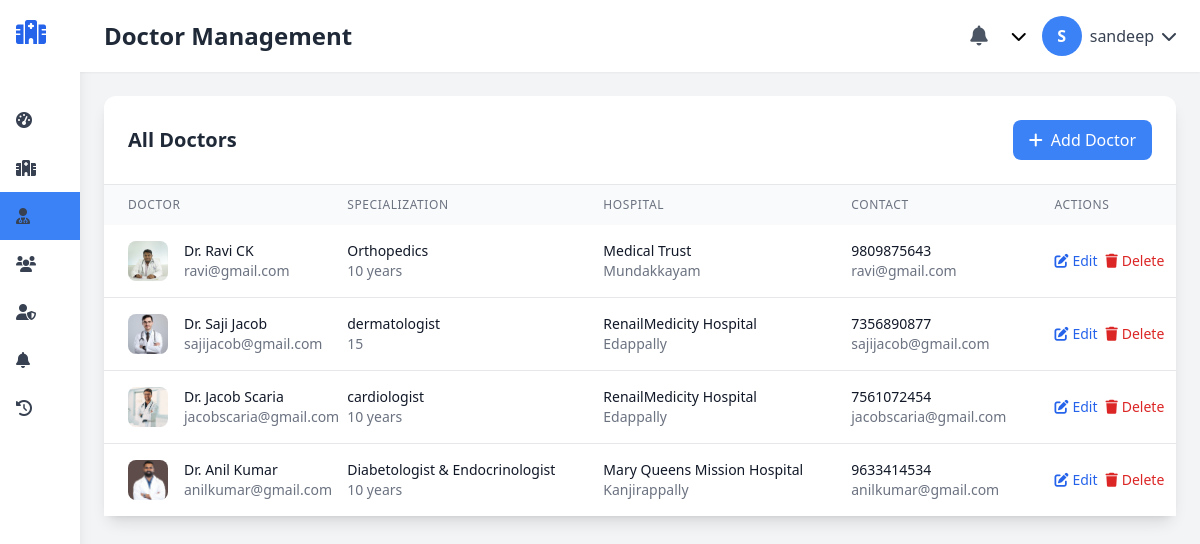
Screenshot of /admin-dashboard/doctors/ (signed in) with the database file from the repository.
### doctor/models.py (models this page shows, shortened)
class Doctor(models.Model):
    name = models.CharField(max_length=100)
    email = models.EmailField(unique=True)
    phone = models.CharField(max_length=15)
    password = models.CharField(max_length=50)
    specialization = models.CharField(max_length=100)
    hospital = models.ForeignKey(Hospital, on_delete=models.CASCADE)
    image = models.ImageField(upload_to="doctor_images/", blank=True, null=True)  # profile photo
    qualifications = models.CharField(max_length=255, blank=True, null=True)   # e.g. MBBS, MD
    experience = models.CharField(max_length=255, blank=True, null=True)  # e.g. "10 years in Cardiology"
    twitter = models.URLField(max_length=255, blank=True, null=True)
    linkedin = models.URLField(max_length=255, blank=True, null=True)     # LinkedIn profile link
    portfolio = models.URLField(max_length=255, blank=True, null=True)    # Personal website/portfolio
    bio = models.TextField(blank=True, null=True)                         # About the doctor

### hospital/models.py (models this page shows, shortened)
class Hospital(models.Model):
    name = models.CharField(max_length=255)
    email = models.EmailField(unique=True)
    phone = models.CharField(max_length=20)
    password = models.CharField(max_length=255)
    location = models.CharField(max_length=255)
    image = models.ImageField(upload_to='hospital_images/', null=True, blank=True)
    description = models.TextField(blank=True, null=True)
    google_maps_link = models.URLField(max_length=500, blank=True, null=True)
    established_year = models.PositiveIntegerField(null=True, blank=True)
    website = models.URLField(max_length=200, blank=True, null=True)
    emergency_contact = models.CharField(max_length=20, blank=True, null=True)
    ambulance_number = models.CharField(max_length=20, blank=True, null=True)

### adminapp/views.py (the view)
    def wrapper(request, *args, **kwargs):
        if not request.user.is_authenticated or not request.user.is_staff:
            messages.error(request, "Access denied. Admin privileges required.")
            return redirect('admin_login')
        return view_func(request, *args, **kwargs)

### adminapp/views.py (called while the page is built)
def admin_login_required(view_func):
    def wrapper(request, *args, **kwargs):
        if not request.user.is_authenticated or not request.user.is_staff:
            messages.error(request, "Access denied. Admin privileges required.")
            return redirect('admin_login')
        return view_func(request, *args, **kwargs)
    return wrapper

@admin_login_required
def doctor_list(request):
    doctors = Doctor.objects.select_related('hospital').all().order_by('-id')
    return render(request, 'adminapp/doctors/list.html', {'doctors': doctors})

### adminapp/templates/adminapp/doctors/list.html (shortened to what this page needs)
{% extends 'adminapp/base.html' %}
{% block page_title %}Doctor Management{% endblock %}
{% block content %}
<div class="bg-white rounded-xl shadow-lg">
    <div class="p-6 border-b border-gray-200">
        <div class="flex justify-between items-center">
            <h2 class="text-xl font-semibold text-gray-800">All Doctors</h2>
            <a href="{% url 'doctor_add' %}" class="bg-blue-500 hover:bg-blue-600 text-white px-4 py-2 rounded-lg transition-colors duration-200 flex items-center space-x-2">
                <i class="fas fa-plus"></i>
                <span>Add Doctor</span>
            </a>
        </div>
    </div>
    <div class="overflow-x-auto">
        <table class="w-full">
            <thead class="bg-gray-50">
                <tr>
                    <th class="px-6 py-3 text-left text-xs font-medium text-gray-500 uppercase tracking-wider">Doctor</th>
                    <th class="px-6 py-3 text-left text-xs font-medium text-gray-500 uppercase tracking-wider">Specialization</th>
                    <th class="px-6 py-3 text-left text-xs font-medium text-gray-500 uppercase tracking-wider">Hospital</th>
                    <th class="px-6 py-3 text-left text-xs font-medium text-gray-500 uppercase tracking-wider">Contact</th>
                    <th class="px-6 py-3 text-left text-xs font-medium text-gray-500 uppercase tracking-wider">Actions</th>
                </tr>
            </thead>
            <tbody class="bg-white divide-y divide-gray-200">
                {% for doctor in doctors %}
                <tr class="hover:bg-gray-50 transition-colors duration-200">
                    <td class="px-6 py-4 whitespace-nowrap">
                        <div class="flex items-center">
                            {% if doctor.image %}
                            <img class="h-10 w-10 rounded-lg object-cover" src="{{ doctor.image.url }}" alt="{{ doctor.name }}">
                            {% else %}
                            <div class="h-10 w-10 bg-gray-200 rounded-lg flex items-center justify-center">
                                <i class="fas fa-user-md text-gray-400"></i>
                            </div>
                            {% endif %}
                            <div class="ml-4">
                                <div class="text-sm font-medium text-gray-900">Dr. {{ doctor.name }}</div>
                                <div class="text-sm text-gray-500">{{ doctor.email }}</div>
                            </div>
                        </div>
                    </td>
                    <td class="px-6 py-4 whitespace-nowrap">
                        <div class="text-sm text-gray-900">{{ doctor.specialization }}</div>
                        {% if doctor.experience %}
                        <div class="text-sm text-gray-500">{{ doctor.experience }}</div>
                        {% endif %}
                    </td>
                    <td class="px-6 py-4 whitespace-nowrap">
                        <div class="text-sm text-gray-900">{{ doctor.hospital.name }}</div>
                        <div class="text-sm text-gray-500">{{ doctor.hospital.location }}</div>
                    </td>
                    <td class="px-6 py-4 whitespace-nowrap">
                        <div class="text-sm text-gray-900">{{ doctor.phone }}</div>
                        <div class="text-sm text-gray-500">{{ doctor.email }}</div>
                    </td>
                    <td class="px-6 py-4 whitespace-nowrap text-sm font-medium">
                        <div class="flex space-x-2">
                            <a href="{% url 'doctor_edit' doctor.id %}" class="text-blue-600 hover:text-blue-900 transition-colors duration-200 flex items-center space-x-1">
                                <i class="fas fa-edit"></i>
                                <span>Edit</span>
                            </a>
                            <a href="{% url 'doctor_delete' doctor.id %}" class="text-red-600 hover:text-red-900 transition-colors duration-200 flex items-center space-x-1">
                                <i class="fas fa-trash"></i>
                                <span>Delete</span>
                            </a>
                        </div>
                    </td>
                </tr>
                {% empty %}
                <tr>
                    <td colspan="5" class="px-6 py-4 text-center text-gray-500">
                        No doctors found. <a href="{% url 'doctor_add' %}" class="text-blue-500 hover:text-blue-700">Add the first doctor</a>
                    </td>
                </tr>
                {% endfor %}
            </tbody>
        </table>
    </div>
</div>
{% endblock %}

### adminapp/templates/adminapp/base.html (shortened to what this page needs)
<!DOCTYPE html>
<html lang="en">
<head>
    <script src="https://cdn.tailwindcss.com"></script>
    <link rel="stylesheet" href="https://cdnjs.cloudflare.com/ajax/libs/font-awesome/6.0.0/css/all.min.css">
</head>
<body class="bg-gray-100">
    <div class="flex h-screen">
        <div class="sidebar bg-white shadow-lg w-20 hover:w-64 overflow-hidden transition-all duration-300">
            <div class="p-4">
                <div class="flex items-center space-x-4">
                    <i class="fas fa-hospital text-2xl text-blue-600"></i>
                </div>
            </div>
            <nav class="mt-8">
                <a href="{% url 'admin_dashboard' %}"
                    class="flex items-center px-4 py-3 text-gray-700 hover:bg-blue-50 hover:text-blue-600 transition-colors duration-200 {% if request.resolver_match.url_name == 'admin_dashboard' %}active-nav{% endif %}">
                    <i class="fas fa-tachometer-alt w-6"></i>
                </a>
                <a href="{% url 'hospital_list' %}"
                    class="flex items-center px-4 py-3 text-gray-700 hover:bg-blue-50 hover:text-blue-600 transition-colors duration-200 {% if 'hospital' in request.resolver_match.url_name %}active-nav{% endif %}">
                    <i class="fas fa-hospital-alt w-6"></i>
                </a>
                <a href="{% url 'doctor_list' %}"
                    class="flex items-center px-4 py-3 text-gray-700 hover:bg-blue-50 hover:text-blue-600 transition-colors duration-200 {% if 'doctor' in request.resolver_match.url_name %}active-nav{% endif %}">
                    <i class="fas fa-user-md w-6"></i>
                </a>
                <a href="{% url 'user_list' %}"
                    class="flex items-center px-4 py-3 text-gray-700 hover:bg-blue-50 hover:text-blue-600 transition-colors duration-200 ">
                    <i class="fas fa-users w-6"></i>
                </a>
                <a href="{% url 'admin_list' %}"
                    class="flex items-center px-4 py-3 text-gray-700 hover:bg-blue-50 hover:text-blue-600 transition-colors duration-200 ">
                    <i class="fas fa-user-shield w-6"></i>
                </a>
                <a href="{% url 'notification_list' %}"
                    class="flex items-center px-4 py-3 text-gray-700 hover:bg-blue-50 hover:text-blue-600 transition-colors duration-200 {% if 'notification' in request.resolver_match.url_name %}active-nav{% endif %}">
                    <i class="fas fa-bell w-6"></i>
                </a>
                <a href="{% url 'activity_list' %}"
                    class="flex items-center px-4 py-3 text-gray-700 hover:bg-blue-50 hover:text-blue-600 transition-colors duration-200 {% if 'activity' in request.resolver_match.url_name %}active-nav{% endif %}">
                    <i class="fas fa-history w-6"></i>
                </a>
            </nav>
        </div>
        <div class="flex-1 overflow-auto">
            <header class="bg-white shadow-sm">
                <div class="flex justify-between items-center px-6 py-4">
                    <h1 class="text-2xl font-semibold text-gray-800">{% block page_title %}Dashboard{% endblock %}</h1>
                    <div class="flex items-center space-x-4">
                        <div class="relative">
                            <a href="{% url 'notification_list' %}"
                                class="p-2 text-gray-600 hover:text-blue-600 transition-colors duration-200">
                                <i class="fas fa-bell text-xl"></i>
                            </a>
                        </div>
                        <div class="relative group">
                            <i class="fas fa-chevron-down cursor-pointer"></i>
                        </div>
                        <div class="relative">
                            <div class="flex items-center space-x-2 text-gray-700">
                                <div
                                    class="w-10 h-10 bg-blue-500 rounded-full flex items-center justify-center text-white font-semibold">
                                    {{ request.user.username|first|upper }}
                                </div>
                                <span>{{ request.user.username }}</span>
                                <div class="relative group">
                                    <i class="fas fa-chevron-down cursor-pointer"></i>
                                </div>
                            </div>
                        </div>
                    </div>
                </div>
            </header>
            <main class="p-6">
                {% block content %}{% endblock %}
            </main>
        </div>
    </div>
</body>
</html>

### adminapp/templates/adminapp/base.html (style rules this page uses)
.sidebar { transition: width 0.3s ease; }
.active-nav { background-color: #3b82f6; color: white; }

### rows the page displays
Doctor: image (picture), name "Ravi CK", email "ravi@gmail.com", specialization "Orthopedics", experience "10 years", hospital.name "Medical Trust", hospital.location "Mundakkayam", phone "9809875643"
Doctor: image (picture), name "Saji Jacob", email "sajijacob@gmail.com", specialization "dermatologist", experience "15", hospital.name "RenailMedicity Hospital", hospital.location "Edappally", phone "7356890877"
Doctor: image (picture), name "Jacob Scaria", email "jacobscaria@gmail.com", specialization "cardiologist", experience "10 years", hospital.name "RenailMedicity Hospital", hospital.location "Edappally", phone "7561072454"
Doctor: image (picture), name "Anil Kumar", email "anilkumar@gmail.com", specialization "Diabetologist & Endocrinologist", experience "10 years", hospital.name "Mary Queens Mission Hospital", hospital.location "Kanjirappally", phone "9633414534"

### other values shown
{{ request.user.username|first|upper }} "S"
{{ request.user.username }} "sandeep"
